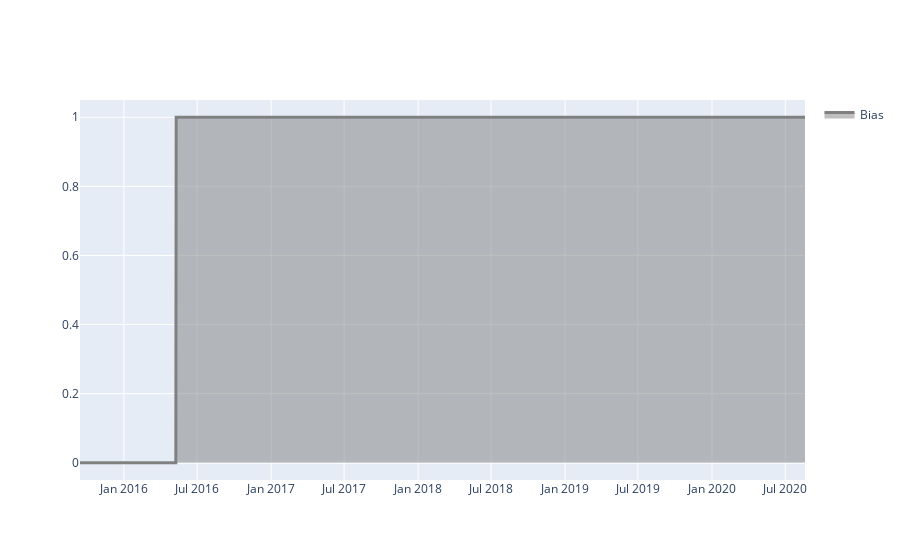

Write notebook code for a chart like this one.
### Code cell
qngraph.make_plot_filled(
    stat.coords['time'].to_pandas(), 
    stat.loc[:, 'bias'].values, 
    color="gray", 
    name="Bias"
)

### Figure 1 — Plotly figure (JSON) as saved in the notebook; plotly's stock layout.template omitted (floating-point values rounded to 4 significant figures; data arrays with more than 128 entries replaced by an {"elided": "..."} marker saying what was removed)
{"data": [{"fill": "tonexty", "line": {"color": "gray", "width": 3}, "name": "Bias", "type": "scatter", "x": {"elided": "1243 str values"}, "y": {"elided": "1243 int values"}}], "layout": {"showlegend": true, "yaxis": {"range": [-0.05, 1.05]}}}
